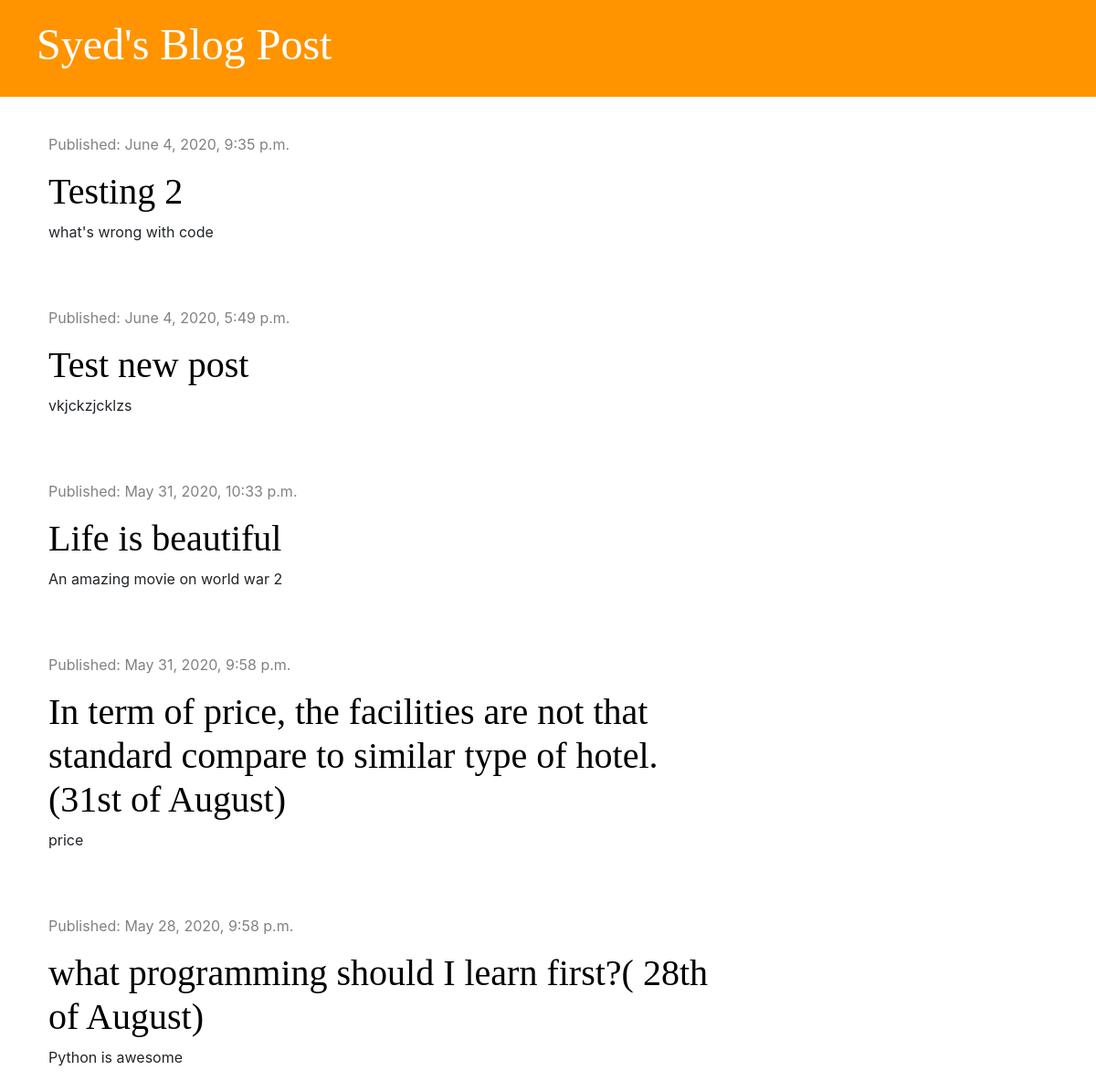
The app's page /, older data.
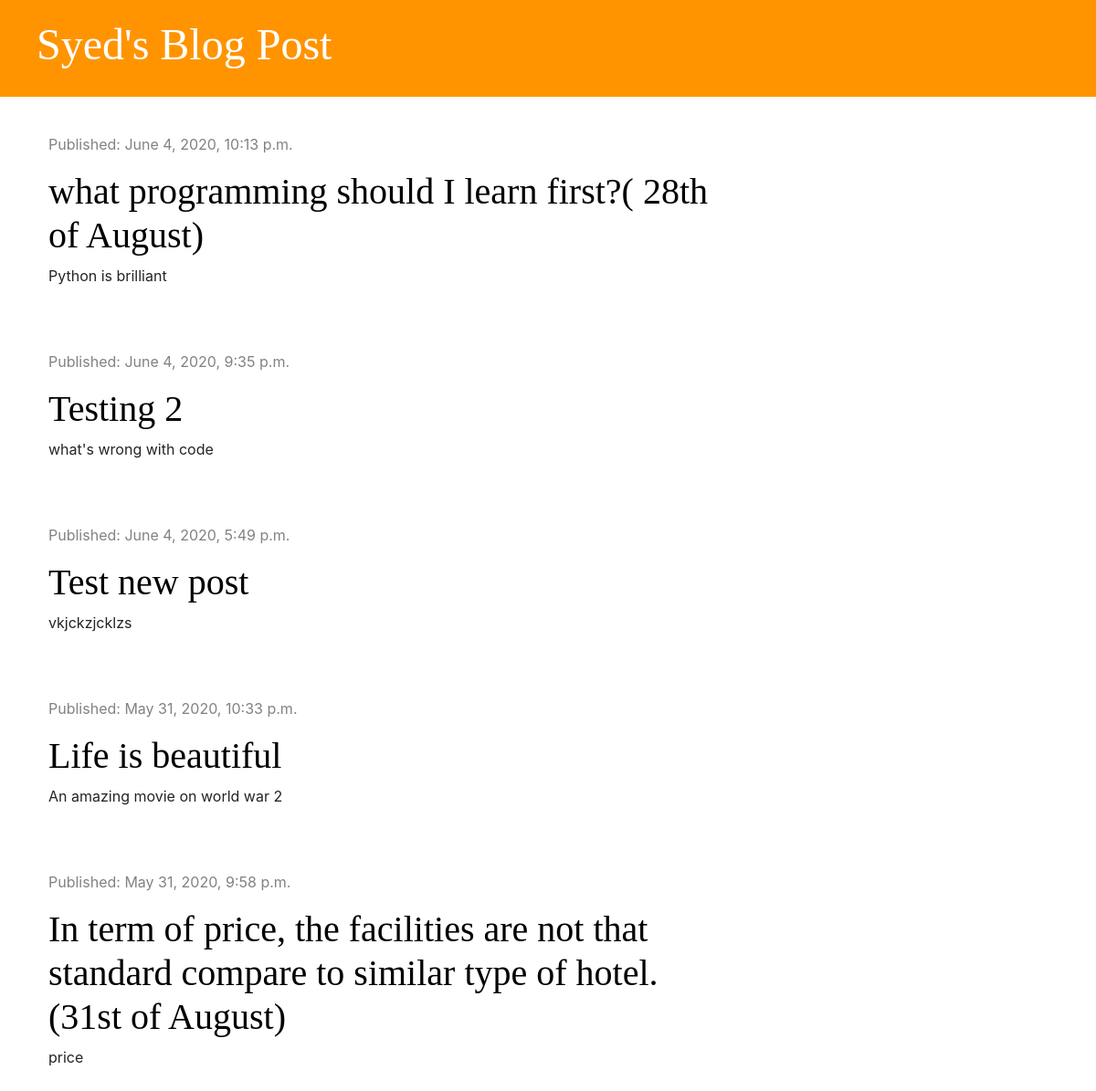
The same page, newer data.
### blog/models.py (models this page shows, shortened)
class Post(models.Model):
    auther=models.ForeignKey('auth.User',on_delete=models.CASCADE)
    title=models.CharField(max_length=200)
    text=models.TextField()
    created_date=models.DateTimeField(default=timezone.now)
    published_date=models.DateTimeField( blank=True, null=True)

### blog/views.py (the view)
# urls.py: path('',views.post_list,name='post_list'),
def post_list(request):
    posts= Post.objects.filter(published_date__lte=timezone.now()).order_by('-published_date')
    stuff_for_frontend={'posts':posts}
    return render(request,'blog/post_list.html', stuff_for_frontend)

### blog/templates/blog/post_list.html
{% extends 'blog/base.html'%}
{% block content %}
    {%for post in posts %}
    <div class='post'>
        <div class="date">
            <p> Published: {{post.published_date}}</p>
        </div>
       <h2><a href="{% url 'post_detail' pk=post.pk %}"> {{post.title}} </a> </h2>
       <p> {{post.text | linebreaksbr}}</p>
    </div>
    {%endfor%}
{% endblock %}

### blog/templates/blog/base.html (shortened to what this page needs)
{% load static %}
<!DOCTYPE html>
<html lang="en">
<head>
    <link rel="stylesheet" href="https://stackpath.bootstrapcdn.com/bootstrap/4.5.0/css/bootstrap.min.css">
    <link rel="stylesheet" href="{% static 'css/blog.css'%}">
    <link rel="stylesheet" href="https://use.fontawesome.com/releases/v5.2.0/css/all.css">
</head>
<body>
    <div class="page-header">
        <h1><a href="/">Syed's Blog Post </a> </h1>
    </div>
    <div class="content container">
        <div class="row">
            <div class="col-md-8">
                {% block content %}
                {%endblock%}
            </div>
        </div>
    </div>
</body>
</html>

### blog/static/css/blog.css (style rules this page uses)
.page-header { background-color: #ff9400; margin-top: 0; padding: 20px 20px 20px 40px; }
.page-header h1, .page-header h1 a { color: #ffffff; font-size: 36pt; text-decoration: none; }
.content { margin-left: 38px; }
h1,h2,h3,h4 { font-family: 'Tangerine:bold,bolditalic','Inconsolata:italic','Droid+Sans', serif; font-size: 40px; }
.date { color: #828282; }
.post { margin-top: 40px; margin-bottom: 70px; }
.post h1,h2 a { color: #000000; }

Row changes from the older to the newer data that the page shows:
changed Post "what programming should I learn first?( 28th of August)": published_date "May 28, 2020, 9:58 p.m." → "June 4, 2020, 10:13 p.m."; text "Python is awesome" → "Python is brilliant"; moves up the list
